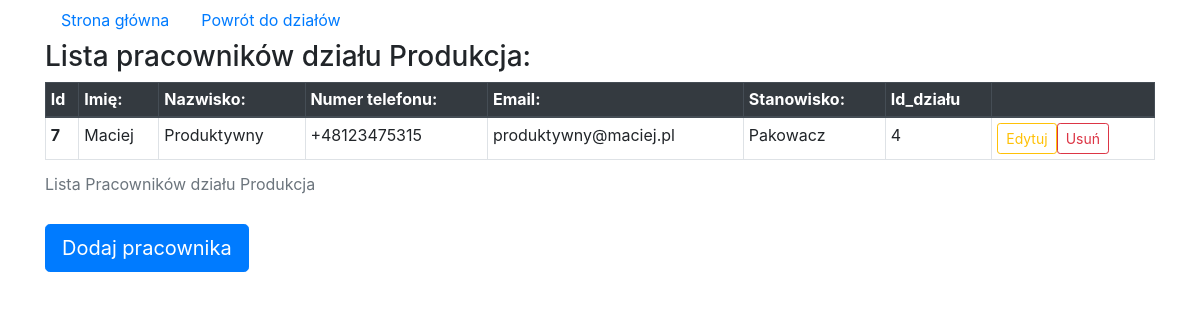
Page /crud/dzialy/4/ on the committed database.
### crud/models.py (models this page shows, shortened)
class Dzial(models.Model):
  name = models.CharField(max_length=25, null=False, blank=False)
  department_code = models.CharField(max_length=5, null=False, blank=False)

class Pracownik(models.Model):
  dzial = models.ForeignKey(Dzial, on_delete=models.CASCADE)
  first_name = models.CharField(max_length=15)
  last_name = models.CharField(max_length=25)
  phone_number = PhoneNumberField(null=False, blank=False, unique=True)
  email = models.EmailField(max_length=125)
  position = models.CharField(max_length=50)

### crud/views.py (the view)
# urls.py: path('dzialy/<int:dzial_id>/', views.dzial_details, name = 'dzial_details'),
def dzial_details(request, dzial_id):
  dzial = get_object_or_404(Dzial, pk = dzial_id)
  context = {'dzial': dzial}
  return render(request, 'crud/dzialDetails.html', context)

### crud/templates/crud/dzialDetails.html (shortened to what this page needs)
<!DOCTYPE html>
<html>
  <head>
    <link rel="stylesheet" href="https://stackpath.bootstrapcdn.com/bootstrap/4.3.1/css/bootstrap.min.css">
  </head>
  <body>
    <div class="container">
      <nav class="nav">
        <a class="nav-link active" href="/crud">Strona główna</a>
        <a class="nav-link active" href="/crud/dzialy">Powrót do działów</a>
      </nav>
      <h3>Lista pracowników działu {{ dzial.name }}: </h3>
      {% if dzial.pracownik_set.all %}
          <div class="table-responsive">
            <table class="table table-bordered table-hover table-sm">
              <caption>Lista Pracowników działu {{ dzial.name }}</caption>
              <thead class="thead-dark">
                <tr>
                  <th scope="col">Id</th>
                  <th scope="col">Imię:</th>
                  <th scope="col">Nazwisko:</th>
                  <th scope="col">Numer telefonu:</th>
                  <th scope="col">Email:</th>
                  <th scope="col">Stanowisko:</th>
                  <th scope="col">Id_działu</th>
                  <th scope="col"></th>
                </tr>
              </thead>
              <tbody>
                {% for prac in dzial.pracownik_set.all %}
                  <tr>
                    <th scope="row">{{ prac.pk }}</th>
                      <td>{{ prac.first_name }}</td>
                      <td>{{ prac.last_name }}</td>
                      <td>{{ prac.phone_number }}</td>
                      <td>{{ prac.email }}</td>
                      <td>{{ prac.position }}</td>
                      <td>{{ dzial.pk }}</td>
                      <td>
                        <div class="container row row-centered">
                          <button type="button" class=" btn btn-outline-warning btn-sm" onclick="location.href = '/crud/dzialy/{{ dzial.pk }}/edit/prac/{{ prac.pk }}'">Edytuj</button>
                          <button type="button" class=" btn btn-outline-danger btn-sm" onclick="location.href = '/crud/dzialy/{{ dzial.pk }}/delete/prac/{{ prac.pk }}'">Usuń</button>
                        </div>
                      </td>
                  </tr>
                {% endfor %}
              </tbody>
            </table>
            <button type="button" class="btn btn-primary btn-lg" onclick="location.href = '/crud/dzialy/add/{{ dzial.pk }}/prac'">Dodaj pracownika</button>
          </div>
        {% else %}
          <h1><p>Dział {{ dzial.name }} nie ma jeszcze dodanych pracowników</p></h1>
          <button type="button" class="btn btn-primary btn-lg" onclick="location.href = '/crud/dzialy/add/{{ dzial.pk }}/prac'">Dodaj pracownika</button>
        {% endif %}
    </div>
  </body>
</html>

### rows in the picture
Dzial: name "Produkcja", pk "4"
Pracownik: pk "7", first_name "Maciej", last_name "Produktywny", phone_number "+48123475315", email "produktywny@maciej.pl", position "Pakowacz"
